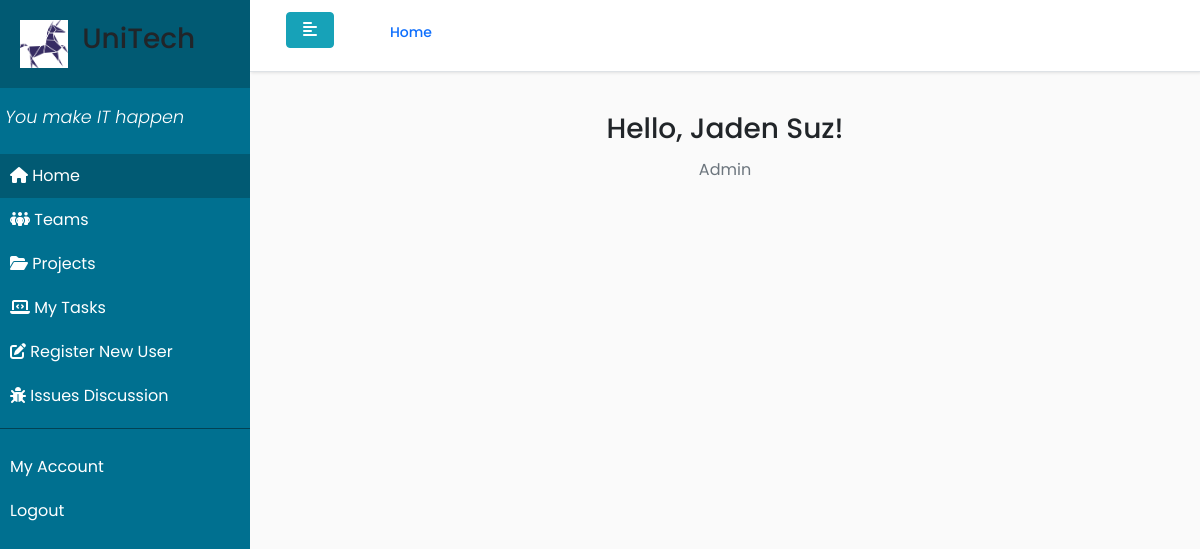
Page /home (signed in) on the committed database.
### web_app/models.py (models this page shows, shortened)
class User(db.Model, UserMixin):
    __tablename__ = 'users'
    __table_args__ = {'extend_existing': True}
    id = db.Column(db.Integer, primary_key=True)
    email = db.Column(db.String(255), nullable=False, unique=True)
    joined_at = db.Column(db.DateTime(), default=datetime.now)
    username = db.Column(db.String(50), nullable=False, unique=True)
    password = db.Column(db.String(255), nullable=False)
    first_name = db.Column(db.String(50), nullable=False)
    last_name = db.Column(db.String(50), nullable=False)
    image_file = db.Column(db.String(20), nullable=False, default='default.jpg')
    roles = db.relationship('Role', secondary='user_roles', back_populates="users")
    teams = db.relationship('Team', secondary='team_members', back_populates="users")
    projects = db.relationship('Project', secondary='project_members', back_populates="users")
    tasks = db.relationship('Task', secondary='user_tasks', back_populates="users")
    managed_projects = db.relationship('Project', secondary='project_managers', back_populates="managers")

class Role(db.Model):
    __tablename__ = 'roles'
    __table_args__ = {'extend_existing': True}
    id = db.Column(db.Integer(), primary_key=True)
    name = db.Column(db.String(50), unique=True)
    users = db.relationship('User', secondary='user_roles', back_populates="roles")

### web_app/main/routes.py (the view)
@main.route('/', methods=['GET',])
@main.route('/home')
@login_required
def home():
    return render_template("home.html", user=current_user)

### web_app/templates/home.html
{% extends "base.html" %}
{% block content %}
    <h3>Hello, {{ user.first_name }} {{ user.last_name }}!</h3>
    {{ current_user.roles[0].name }}
{% endblock content %}

### web_app/static/style.css (style rules this page uses)
body { font-family: 'Poppins', sans-serif; background: #fafafa; }

### rows in the picture
User: first_name "Jaden", last_name "Suz"
Role: name "Admin"
